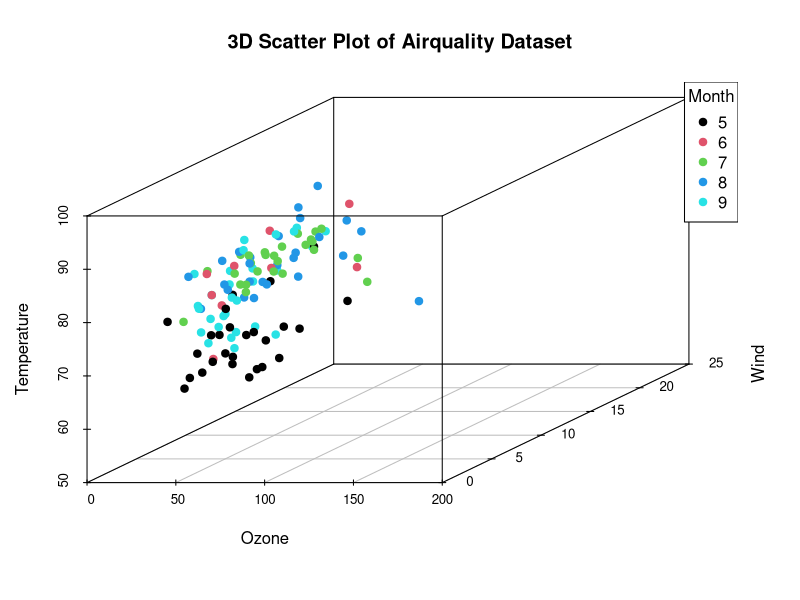
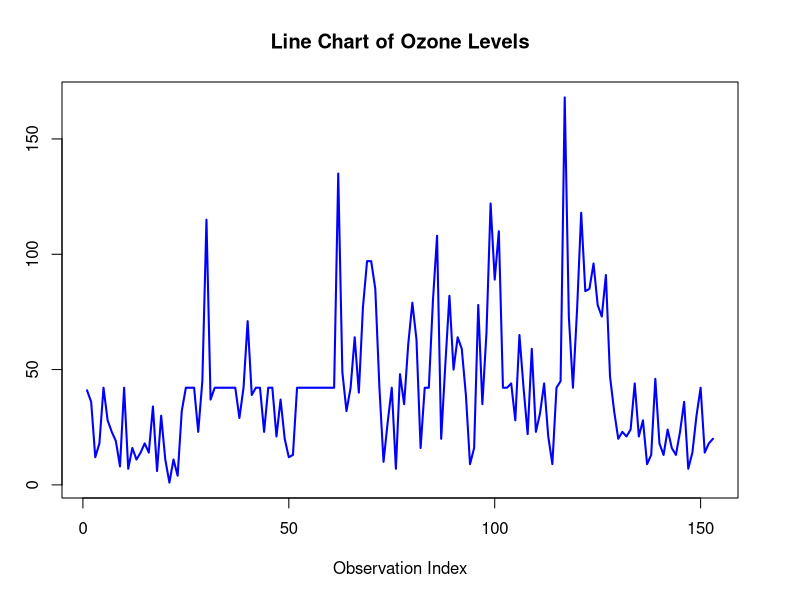

Write R code to recreate these figures, in order.
library(datasets)
library(scatterplot3d)
install.packages("scatterplot3d")
data("airquality")

scatterplot3d(
  airquality$Ozone, airquality$Wind, airquality$Temp, 
  color = as.numeric(factor(airquality$Month)),
  pch = 19,
  main = "3D Scatter Plot of Airquality Dataset",
  xlab = "Ozone",
  ylab = "Wind",
  zlab = "Temperature"
)
legend(
  "topright", legend = unique(airquality$Month), 
  col = unique(as.numeric(factor(airquality$Month))), pch = 19, title = "Month"
) 


# Replace NA values with the mean of Ozone
airquality$Ozone[is.na(airquality$Ozone)] <- mean(airquality$Ozone, na.rm = TRUE)

# Plot the line chart
plot(airquality$Ozone, type = "l", col = "blue", lwd = 2,
     main = "Line Chart of Ozone Levels",
     xlab = "Observation Index", ylab = "Ozone Levels")
